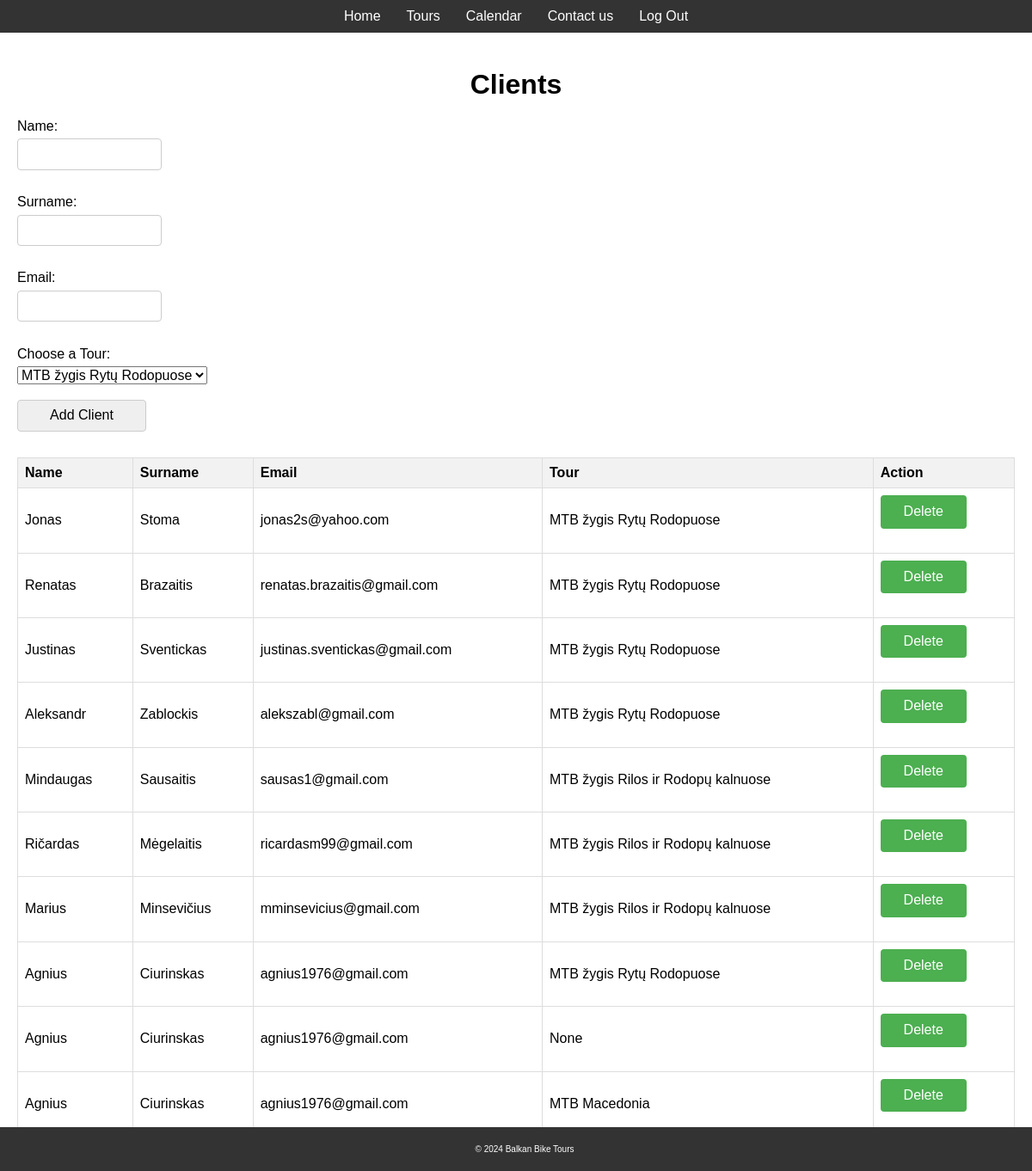
The page /clients (signed in) on the database its author committed.
### models.py (models this page shows)
class Client(db.Model):
    __tablename__ = 'clients'
    id = Column(Integer, primary_key=True)
    name = Column(String)
    surname = Column(String)
    email = Column(String)
    tour_id = Column(Integer, ForeignKey('tours.id'))
    tour_name = Column(String)
    tour = relationship('Tour', back_populates='clients')

### routes.py (the view, shortened to what this page needs)
@app.route('/clients', methods=['GET', 'POST'])
@login_required
def clients():
    clients = Client.query.all()
    tours = Tour.query.all()
    return render_template('clients.html', clients=clients, tours=tours)

### __init__.py (called while the page is built)
@login_manager.user_loader
def load_user(user_id):
    return User.query.get(int(user_id))

### templates/clients.html (shortened to what this page needs)
{% extends "base.html" %}
{% block content %}
<link rel="stylesheet" href="{{ url_for('static', filename='css/clients.css') }}">
    <h1>Clients</h1>
    <form action="{{ url_for('clients') }}" method="post">
        <label for="name">Name:</label>
        <input type="text" id="name" name="name" required><br>
        <label for="surname">Surname:</label>
        <input type="text" id="surname" name="surname" required><br>
        <label for="email">Email:</label>
        <input type="email" id="email" name="email" required><br>
        <label for="tour">Choose a Tour:</label>
        <select id="tour" name="tour" required>
            {% for tour in tours %}
                <option value="{{ tour.id }}">{{ tour.name }}</option>
            {% endfor %}
        </select><br>
        <input type="submit" value="Add Client">
    </form>
    <table>
        <thead>
            <tr>
                <th>Name</th>
                <th>Surname</th>
                <th>Email</th>
                <th>Tour</th>
                <th>Action</th>
            </tr>
        </thead>
        <tbody>
            {% for client in clients %}
                <tr>
                    <td>{{ client.name }}</td>
                    <td>{{ client.surname }}</td>
                    <td>{{ client.email }}</td>
                    <td>{{ client.tour_name }}</td>
                    <td>
                        <form action="{{ url_for('delete_client', client_id=client.id) }}" method="post">
                            <button type="submit">Delete</button>
                        </form>
                    </td>
                </tr>
            {% endfor %}
        </tbody>
    </table>
{% endblock %}

### templates/base.html (shortened to what this page needs)
<!DOCTYPE html>
<html lang="en">
<head>
    <link rel="stylesheet" href="https://cdnjs.cloudflare.com/ajax/libs/normalize/8.0.1/normalize.min.css">
    <link rel="stylesheet" href="{{ url_for('static', filename='css/styles.css') }}">
</head>
<body>
    <header>
        <nav>
            <ul>
                <li><a href="{{ url_for('index') }}">Home</a></li>
                <li><a href="{{ url_for('tours') }}">Tours</a></li>
                <li><a href="{{ url_for('calendar') }}">Calendar</a></li>
                <li><a href="{{ url_for('contacts') }}">Contact us</a></li>
                {% if current_user.is_authenticated %}
                    <li><a href="{{ url_for('logout') }}">Log Out</a></li>
                {% else %}
                    <li><a href="{{ url_for('login') }}">Log In</a></li>
                {% endif %}
            </ul>
        </nav>
    </header>
    <main>
        {% block content %}{% endblock %}
    </main>
    <footer class="footer">
        <p>&copy; 2024 Balkan Bike Tours</p>
    </footer>
</body>
</html>

### static/css/styles.css (style rules this page uses)
body { font-family: Arial, sans-serif; margin: 0; padding: 0; }
header { background-color: #333; color: white; padding: 10px 0; }
nav { display: flex; justify-content: space-evenly; align-items: center; }
nav ul { display: flex; list-style: none; margin: 0; padding: 0; }
nav ul li { margin: 0 15px; }
nav ul li a { color: white; text-decoration: none; }
footer { background-color: #333; color: #fff; padding: 10px; text-align: center; position: fixed; left: 0; bottom: 0; width: 100%; font-size: 10px; }

### static/css/clients.css (style rules this page uses)
table { width: 100%; border-collapse: collapse; margin-bottom: 20px; }
table th, table td { border: 1px solid #ddd; padding: 8px; text-align: left; }
table th { background-color: #f2f2f2; }
form { display: flex; flex-direction: column; align-items: flex-start; margin-bottom: 20px; }
form label { margin-bottom: 5px; }
form input { width: 150px; padding: 8px; margin-bottom: 10px; border: 1px solid #ccc; border-radius: 4px; }
form button { width: 100px; padding: 10px; background-color: #4CAF50; color: white; border: none; border-radius: 4px; cursor: pointer; }

### rows shown on the page
Client: name "Jonas", surname "Stoma", email "jonas2s@yahoo.com", tour_name "MTB žygis Rytų Rodopuose"
Client: name "Renatas", surname "Brazaitis", email "renatas.brazaitis@gmail.com", tour_name "MTB žygis Rytų Rodopuose"
Client: name "Justinas", surname "Sventickas", email "justinas.sventickas@gmail.com", tour_name "MTB žygis Rytų Rodopuose"
Client: name "Aleksandr", surname "Zablockis", email "alekszabl@gmail.com", tour_name "MTB žygis Rytų Rodopuose"
Client: name "Mindaugas", surname "Sausaitis", email "sausas1@gmail.com", tour_name "MTB žygis Rilos ir Rodopų kalnuose"
Client: name "Ričardas", surname "Mėgelaitis", email "ricardasm99@gmail.com", tour_name "MTB žygis Rilos ir Rodopų kalnuose"
Client: name "Marius", surname "Minsevičius", email "mminsevicius@gmail.com", tour_name "MTB žygis Rilos ir Rodopų kalnuose"
Client: name "Agnius", surname "Ciurinskas", email "agnius1976@gmail.com", tour_name "MTB žygis Rytų Rodopuose"
Client: name "Agnius", surname "Ciurinskas", email "agnius1976@gmail.com", tour_name "None"
Client: name "Agnius", surname "Ciurinskas", email "agnius1976@gmail.com", tour_name "MTB Macedonia"

### other values the page prints
form field tour "MTB žygis Rytų Rodopuose"
